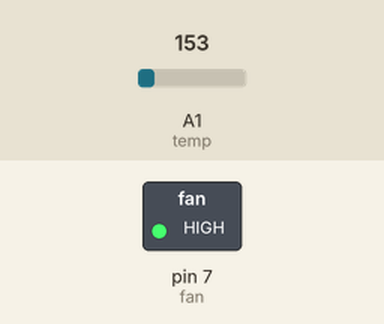
Recording of a sketch running on a simulated Arduino Uno, built with avr-gcc and run on an emulated ATmega328P. Parts: switched loads named in the sketch (green lamp = pin HIGH). The test bench sets the inputs (shaded band); at power-on: A1 (temp) = 153.

Above: at 0.1 s.
Timing chart, 0 to 1.6 s (numbered marks = the images above):
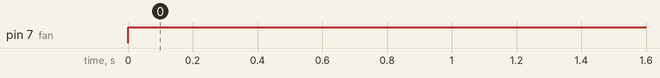

The sketch:

12.ino
```cpp
#include<LiquidCrystal.h>

const int rs = 12, en = 11, d4 = 5, d5 = 4, d6 = 3, d7 = 2;
LiquidCrystal lcd(rs, en, d4, d5, d6, d7);

float celsius;
int temp = A1;
int fan = 7;

void setup(){
	pinMode(temp,INPUT);
    pinMode(fan,OUTPUT);
}


void loop(){

  digitalWrite(7, HIGH);

  celsius = analogRead(temp)*0.004882814;
  	celsius = (celsius - 0.5) * 100.0;

  	lcd.setCursor(0,1);
	lcd.print("Temp: ");
  	lcd.print(celsius);
	lcd.print(" C");
  	delay(1000);
  	lcd.clear();

}
```

Measured:
- by itself, pin 7 (fan): LOW → HIGH at 0.00 s
